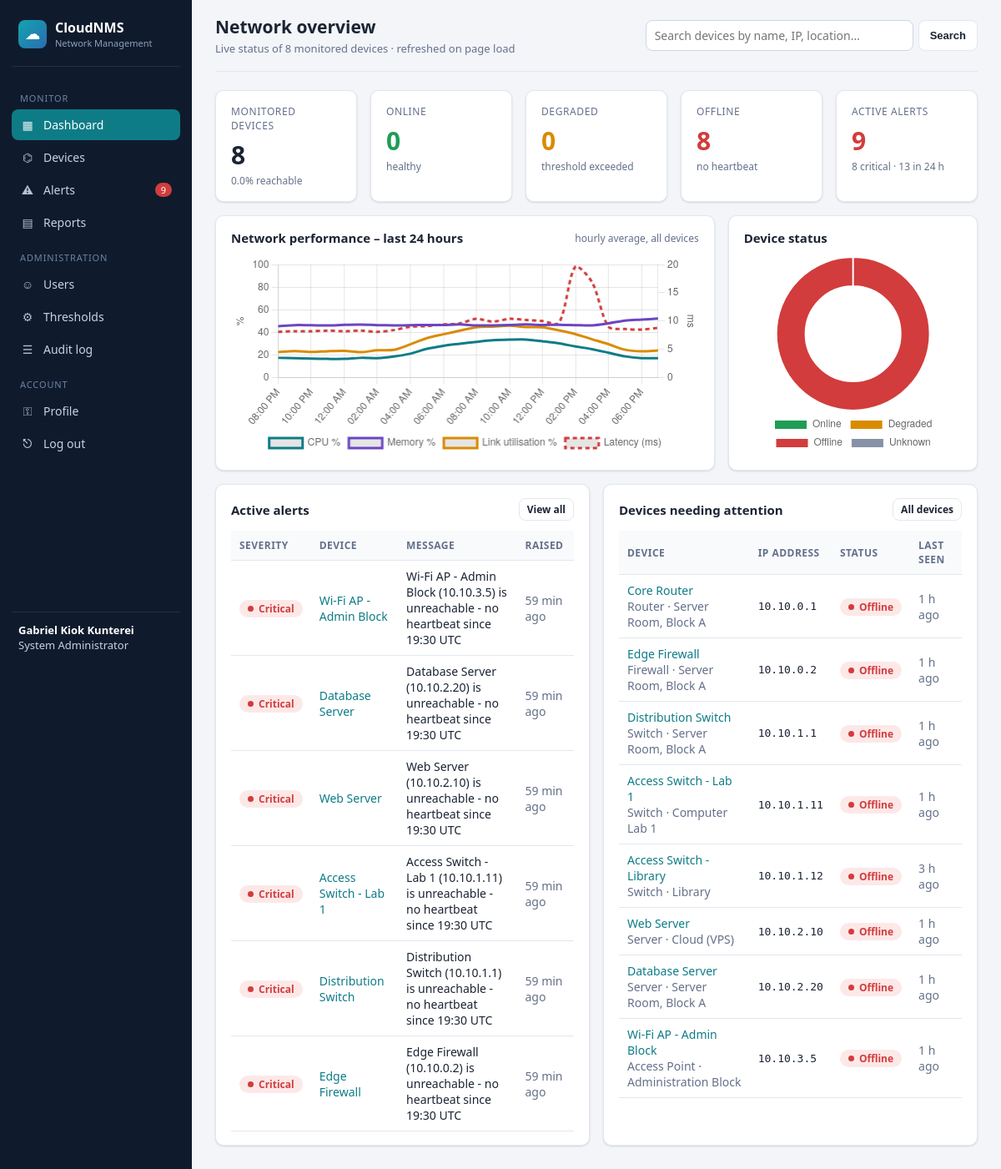
/ (signed in), run on the app's committed database.
### app/models.py (models this page shows, shortened)
class User(UserMixin, db.Model):
    __tablename__ = "users"
    id = db.Column(db.Integer, primary_key=True)
    full_name = db.Column(db.String(120), nullable=False)
    username = db.Column(db.String(50), unique=True, nullable=False, index=True)
    email = db.Column(db.String(120), unique=True, nullable=False)
    password_hash = db.Column(db.String(256), nullable=False)
    role = db.Column(db.String(20), nullable=False, default="technician")
    active = db.Column(db.Boolean, nullable=False, default=True)
    failed_logins = db.Column(db.Integer, nullable=False, default=0)
    locked_until = db.Column(db.DateTime)
    last_login = db.Column(db.DateTime)
    created_at = db.Column(db.DateTime, nullable=False, default=utcnow)
    reports = db.relationship("Report", backref="user", lazy=True)
    audit_logs = db.relationship("AuditLog", backref="user", lazy=True)
    @property
    def is_active(self):  # used by Flask-Login
        return self.active
    @property
    def role_label(self):
        return ROLES.get(self.role, self.role)

class Alert(db.Model):
    __tablename__ = "alerts"
    id = db.Column(db.Integer, primary_key=True)
    device_id = db.Column(db.Integer, db.ForeignKey("network_devices.id"),
                          nullable=False, index=True)
    alert_type = db.Column(db.String(30), nullable=False)   # offline, cpu, memory ...
    severity = db.Column(db.String(10), nullable=False)     # critical, warning, info
    message = db.Column(db.String(255), nullable=False)
    status = db.Column(db.String(15), nullable=False, default="open", index=True)
    created_at = db.Column(db.DateTime, nullable=False, default=utcnow, index=True)
    acknowledged_by = db.Column(db.Integer, db.ForeignKey("users.id"))
    acknowledged_at = db.Column(db.DateTime)
    resolved_at = db.Column(db.DateTime)
    acknowledger = db.relationship("User", foreign_keys=[acknowledged_by])

class Device(db.Model):
    __tablename__ = "network_devices"
    id = db.Column(db.Integer, primary_key=True)
    name = db.Column(db.String(100), nullable=False)
    ip_address = db.Column(db.String(45), unique=True, nullable=False, index=True)
    device_type = db.Column(db.String(30), nullable=False)
    vendor = db.Column(db.String(60))
    location = db.Column(db.String(120))
    mgmt_port = db.Column(db.Integer, default=22)
    api_key = db.Column(db.String(64), unique=True, nullable=False,
                        default=lambda: secrets.token_hex(24))
    status = db.Column(db.String(20), nullable=False, default="unknown", index=True)
    monitored = db.Column(db.Boolean, nullable=False, default=True)
    last_seen = db.Column(db.DateTime)
    created_at = db.Column(db.DateTime, nullable=False, default=utcnow)
    metrics = db.relationship("Metric", backref="device", lazy="dynamic",
                              cascade="all, delete-orphan")
    alerts = db.relationship("Alert", backref="device", lazy="dynamic",
                             cascade="all, delete-orphan")

### app/main.py (the view)
@main_bp.route("/")
@login_required
def dashboard():
    newly_offline = check_heartbeats()
    if newly_offline:
        db.session.commit()
    devices = Device.query.filter_by(monitored=True).all()
    counts = {s: sum(1 for d in devices if d.status == s)
              for s in ("online", "warning", "offline", "unknown")}
    since = utcnow() - timedelta(hours=24)
    recent_alerts = (Alert.query.filter(Alert.status != "resolved")
                     .order_by(Alert.created_at.desc()).limit(6).all())
    alerts_24h = Alert.query.filter(Alert.created_at >= since).count()
    critical_open = Alert.query.filter(Alert.status != "resolved",
                                       Alert.severity == "critical").count()
    problem_devices = sorted([d for d in devices if d.status in ("offline", "warning")],
                             key=lambda d: d.status != "offline")
    avail = round(100 * (counts["online"] + counts["warning"]) / len(devices), 1) if devices else 0
    return render_template("dashboard.html", counts=counts, total=len(devices),
                           recent_alerts=recent_alerts, alerts_24h=alerts_24h,
                           critical_open=critical_open, devices=devices,
                           problem_devices=problem_devices, availability=avail)

### app/templates/dashboard.html (shortened to what this page needs)
{% extends "base.html" %}
{% block heading %}Network overview{% endblock %}
{% block sub %}Live status of {{ total }} monitored devices · refreshed {{ now_label if now_label else 'on page load' }}{% endblock %}
{% block content %}
<div class="grid cards">
  <div class="card stat"><div class="label">Monitored devices</div><div class="value">{{ total }}</div><div class="hint">{{ availability }}% reachable</div></div>
  <div class="card stat ok"><div class="label">Online</div><div class="value">{{ counts.online }}</div><div class="hint">healthy</div></div>
  <div class="card stat warn"><div class="label">Degraded</div><div class="value">{{ counts.warning }}</div><div class="hint">threshold exceeded</div></div>
  <div class="card stat crit"><div class="label">Offline</div><div class="value">{{ counts.offline }}</div><div class="hint">no heartbeat</div></div>
  <div class="card stat {{ 'crit' if critical_open else '' }}"><div class="label">Active alerts</div><div class="value">{{ open_alert_count }}</div><div class="hint">{{ critical_open }} critical · {{ alerts_24h }} in 24 h</div></div>
</div>
<div class="grid two" style="margin-top:16px">
  <div class="card"><h2>Network performance – last 24 hours <span class="muted" style="font-weight:400;font-size:12px">hourly average, all devices</span></h2>
    <div class="chart-box"><canvas id="trend"></canvas></div></div>
  <div class="card"><h2>Device status</h2><div class="chart-box"><canvas id="status"></canvas></div></div>
</div>
<div class="grid half" style="margin-top:16px">
  <div class="card"><h2>Active alerts <a class="btn sm" href="{{ url_for('main.alerts') }}">View all</a></h2>
    <table><thead><tr><th>Severity</th><th>Device</th><th>Message</th><th>Raised</th></tr></thead><tbody>
    {% for a in recent_alerts %}
      <tr><td><span class="pill {{ a.severity }}">{{ a.severity }}</span></td>
          <td><a href="{{ url_for('main.device_detail', device_id=a.device_id) }}">{{ a.device.name }}</a></td>
          <td>{{ a.message }}</td><td class="muted">{{ a.created_at|ago }}</td></tr>
    {% else %}<tr><td colspan="4" class="empty">No active alerts – all systems normal.</td></tr>{% endfor %}
    </tbody></table></div>
  <div class="card"><h2>Devices needing attention <a class="btn sm" href="{{ url_for('main.devices') }}">All devices</a></h2>
    <table><thead><tr><th>Device</th><th>IP address</th><th>Status</th><th>Last seen</th></tr></thead><tbody>
    {% for d in problem_devices %}
      <tr><td><a href="{{ url_for('main.device_detail', device_id=d.id) }}">{{ d.name }}</a><div class="muted">{{ d.device_type }} · {{ d.location or '' }}</div></td>
          <td class="mono">{{ d.ip_address }}</td><td><span class="pill {{ d.status }}">{{ d.status }}</span></td><td class="muted">{{ d.last_seen|ago }}</td></tr>
    {% else %}<tr><td colspan="4" class="empty">Every device is healthy.</td></tr>{% endfor %}
    </tbody></table></div>
</div>
{% endblock %}
{% block scripts %}
<script>
const counts = {{ counts|tojson }};
new Chart(document.getElementById('status'), {type: 'doughnut',
  data: {labels: ['Online', 'Degraded', 'Offline', 'Unknown'],
    datasets: [{data: [counts.online, counts.warning, counts.offline, counts.unknown],
      backgroundColor: ['#1f9d55', '#d98b00', '#d23c3c', '#8792a6'], borderWidth: 2}]},
  options: {animation: false, maintainAspectRatio: false, cutout: '62%', plugins: {legend: {position: 'bottom'}}}});
fetch('{{ url_for("api.summary") }}?hours=24').then(r => r.json()).then(d => {
  const lab = d.trend.map(p => new Date(p.t).toLocaleTimeString([], {hour: '2-digit', minute: '2-digit'}));
  new Chart(document.getElementById('trend'), {type: 'line', data: {labels: lab, datasets: [
    {label: 'CPU %', data: d.trend.map(p => p.cpu), borderColor: '#0e7c86', tension: .3, pointRadius: 0, yAxisID: 'y'},
    {label: 'Memory %', data: d.trend.map(p => p.memory), borderColor: '#6b46c1', tension: .3, pointRadius: 0, yAxisID: 'y'},
    {label: 'Link utilisation %', data: d.trend.map(p => p.bandwidth), borderColor: '#d98b00', tension: .3, pointRadius: 0, yAxisID: 'y'},
    {label: 'Latency (ms)', data: d.trend.map(p => p.latency), borderColor: '#d23c3c', borderDash: [5, 4], tension: .3, pointRadius: 0, yAxisID: 'y1'}]},
    options: {animation: false, maintainAspectRatio: false, interaction: {mode: 'index', intersect: false},
      scales: {y: {min: 0, max: 100, title: {display: true, text: '%'}}, y1: {position: 'right', min: 0, grid: {drawOnChartArea: false}, title: {display: true, text: 'ms'}}},
      plugins: {legend: {position: 'bottom'}}}});
});
</script>
{% endblock %}

### app/templates/base.html (shortened to what this page needs)
<!doctype html>
<html lang="en">
<head>
  <link rel="stylesheet" href="{{ url_for('static', filename='css/style.css') }}">
</head>
<body>
<div class="layout">
  <aside class="sidebar">
    <div class="brand"><div class="logo">☁</div><div>CloudNMS<small>Network Management</small></div></div>
    {% set ep = request.endpoint or '' %}
    <nav class="nav">
      <div class="section">Monitor</div>
      <a href="{{ url_for('main.dashboard') }}" class="{{ 'active' if ep == 'main.dashboard' }}"><span class="ico">▦</span>Dashboard</a>
      <a href="{{ url_for('main.devices') }}" class="{{ 'active' if 'device' in ep }}"><span class="ico">⌬</span>Devices</a>
      <a href="{{ url_for('main.alerts') }}" class="{{ 'active' if 'alert' in ep }}"><span class="ico">⚠</span>Alerts{% if open_alert_count %}<span class="count">{{ open_alert_count }}</span>{% endif %}</a>
      <a href="{{ url_for('main.reports') }}" class="{{ 'active' if 'report' in ep }}"><span class="ico">▤</span>Reports</a>
      {% if current_user.role == 'admin' %}
      <div class="section">Administration</div>
      <a href="{{ url_for('main.users') }}" class="{{ 'active' if 'user' in ep }}"><span class="ico">☺</span>Users</a>
      <a href="{{ url_for('main.settings') }}" class="{{ 'active' if ep == 'main.settings' }}"><span class="ico">⚙</span>Thresholds</a>
      <a href="{{ url_for('main.audit') }}" class="{{ 'active' if ep == 'main.audit' }}"><span class="ico">☰</span>Audit log</a>
      {% endif %}
      <div class="section">Account</div>
      <a href="{{ url_for('auth.profile') }}" class="{{ 'active' if ep == 'auth.profile' }}"><span class="ico">⚿</span>Profile</a>
      <a href="{{ url_for('auth.logout') }}"><span class="ico">⎋</span>Log out</a>
    </nav>
    <div class="me"><b>{{ current_user.full_name }}</b>{{ current_user.role_label }}</div>
  </aside>
  <main class="main">
    <div class="topbar">
      <div><h1>{% block heading %}{% endblock %}</h1><div class="sub">{% block sub %}{% endblock %}</div></div>
      <form class="search" action="{{ url_for('main.devices') }}">
        <input name="q" placeholder="Search devices by name, IP, location…" size="32" aria-label="Search devices">
        <button class="btn">Search</button>
      </form>
    </div>
    {% block content %}{% endblock %}
  </main>
</div>
{% block scripts %}{% endblock %}
</body>
</html>

### data on the page
User: full_name "Gabriel Kiok Kunterei", role_label "System Administrator"
Alert: severity "Critical", device.name "Wi-Fi AP - Admin Block", message "Wi-Fi AP - Admin Block (10.10.3.5) is unreachable - no heartbeat since 19:30 UTC", created_at|ago "59 min ago"
Alert: severity "Critical", device.name "Database Server", message "Database Server (10.10.2.20) is unreachable - no heartbeat since 19:30 UTC", created_at|ago "59 min ago"
Alert: severity "Critical", device.name "Web Server", message "Web Server (10.10.2.10) is unreachable - no heartbeat since 19:30 UTC", created_at|ago "59 min ago"
Alert: severity "Critical", device.name "Access Switch - Lab 1", message "Access Switch - Lab 1 (10.10.1.11) is unreachable - no heartbeat since 19:30 UTC", created_at|ago "59 min ago"
Alert: severity "Critical", device.name "Distribution Switch", message "Distribution Switch (10.10.1.1) is unreachable - no heartbeat since 19:30 UTC", created_at|ago "59 min ago"
Alert: severity "Critical", device.name "Edge Firewall", message "Edge Firewall (10.10.0.2) is unreachable - no heartbeat since 19:30 UTC", created_at|ago "59 min ago"
Device: name "Core Router", device_type "Router", location "Server Room, Block A", ip_address "10.10.0.1", status "Offline", last_seen|ago "1 h ago"
Device: name "Edge Firewall", device_type "Firewall", location "Server Room, Block A", ip_address "10.10.0.2", status "Offline", last_seen|ago "1 h ago"
Device: name "Distribution Switch", device_type "Switch", location "Server Room, Block A", ip_address "10.10.1.1", status "Offline", last_seen|ago "1 h ago"
Device: name "Access Switch - Lab 1", device_type "Switch", location "Computer Lab 1", ip_address "10.10.1.11", status "Offline", last_seen|ago "1 h ago"
Device: name "Access Switch - Library", device_type "Switch", location "Library", ip_address "10.10.1.12", status "Offline", last_seen|ago "3 h ago"
Device: name "Web Server", device_type "Server", location "Cloud (VPS)", ip_address "10.10.2.10", status "Offline", last_seen|ago "1 h ago"
Device: name "Database Server", device_type "Server", location "Server Room, Block A", ip_address "10.10.2.20", status "Offline", last_seen|ago "1 h ago"
Device: name "Wi-Fi AP - Admin Block", device_type "Access Point", location "Administration Block", ip_address "10.10.3.5", status "Offline", last_seen|ago "1 h ago"

### other printed values
{{ open_alert_count }} "9"
{{ total }} "8"
{{ now_label if now_label else 'on page load' }} "on page load"
{{ availability }} "0.0"
{{ counts.online }} "0"
{{ counts.warning }} "0"
{{ counts.offline }} "8"
{{ critical_open }} "8"
{{ alerts_24h }} "13"
